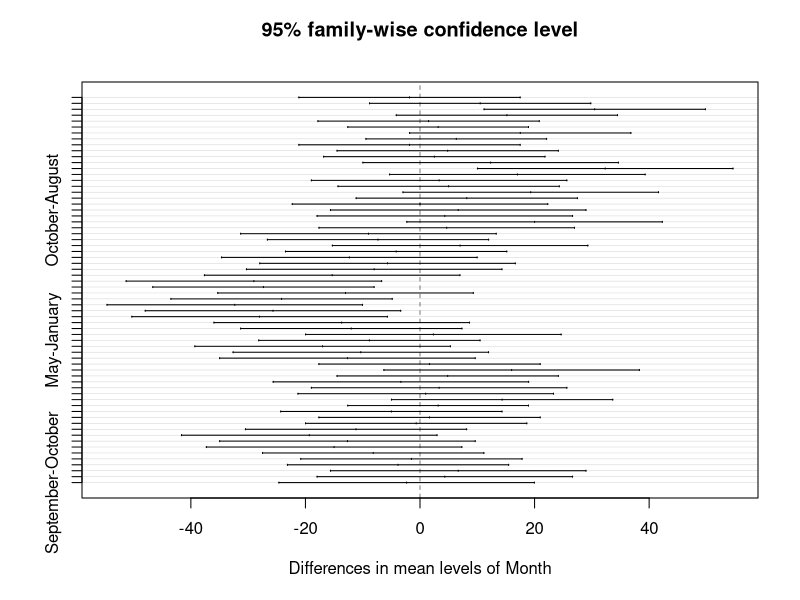
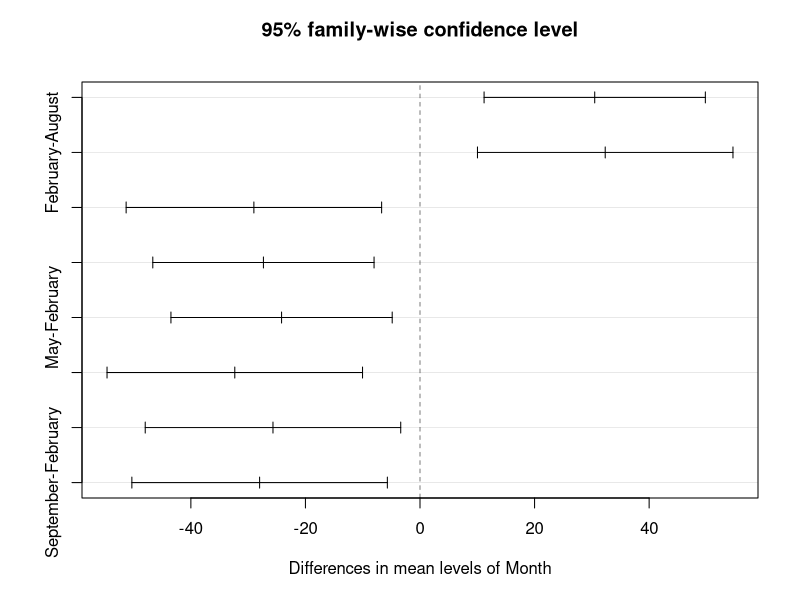

Reproduce these figures in R, in order.
#library
library(tidyverse)

detection <- read_csv("Datasets/Animals/Anova_Detection_Rates.csv")
detection <- gather(detection, "Camera", "Detections", 2:4) #combine columns

detection_anova <- aov(Detections ~ Month, data = detection) #has all 4 diets
summary(detection_anova)

tukey <- TukeyHSD(detection_anova)
summary(tukey)
plot(tukey)

SigOnly <- tukey 
SigOnly$Month <- SigOnly$Month[SigOnly$Month[,'p adj'] < .05, ]
plot(SigOnly)
